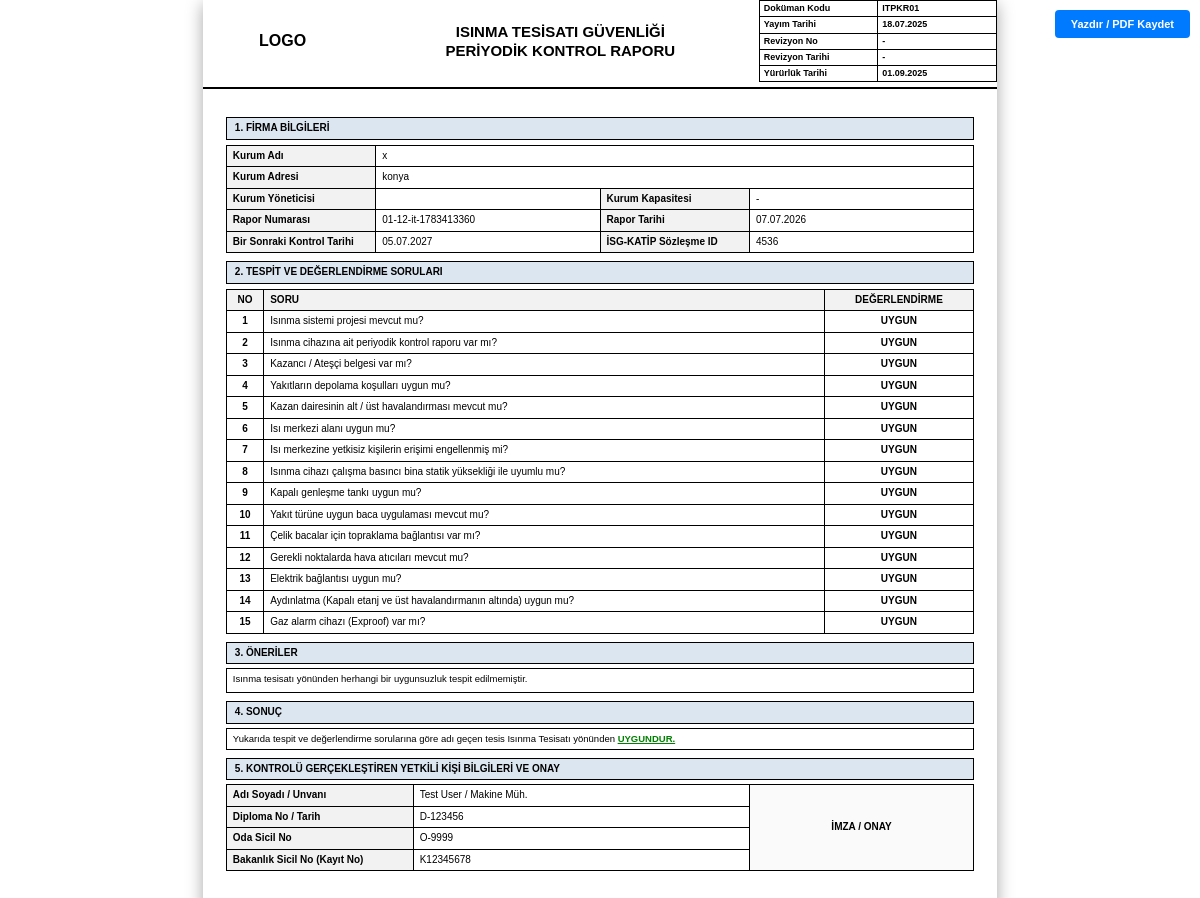
The app's page /pages/isinma_tesisat_yazdir.php?id=2 (signed in) with its own data.
### tables this page shows
CREATE TABLE `system_settings` (
  `id` int(11) NOT NULL AUTO_INCREMENT,
  `setting_key` varchar(100) NOT NULL,
  `setting_value` text DEFAULT NULL,
  `updated_at` timestamp NOT NULL DEFAULT current_timestamp() ON UPDATE current_timestamp(),
  PRIMARY KEY (`id`),
  UNIQUE KEY `setting_key` (`setting_key`)
);

CREATE TABLE `isinma_tesisat_reports` (
  `id` int(11) NOT NULL AUTO_INCREMENT,
  `kurum_id` int(11) NOT NULL,
  `report_no` varchar(100) NOT NULL,
  `report_date` date NOT NULL,
  `start_date` datetime DEFAULT NULL,
  `end_date` datetime DEFAULT NULL,
  `next_control_date` date DEFAULT NULL,
  `isg_katip_id` varchar(100) DEFAULT NULL,
  `firma_adi_eki` varchar(255) DEFAULT NULL,
  `control_reason` varchar(255) DEFAULT 'Periyodik Kontrol',
  `kurum_yoneticisi` varchar(255) DEFAULT NULL,
  `kurum_kapasitesi` int(11) DEFAULT NULL,
  `defects` text DEFAULT NULL,
  `notes` text DEFAULT NULL,
  `result` varchar(50) DEFAULT 'GÜVENLİDİR',
  `authorized_person_id` int(11) DEFAULT NULL,
  `inspection_results` longtext DEFAULT NULL CHECK (json_valid(`inspection_results`)),
  `created_at` timestamp NOT NULL DEFAULT current_timestamp(),
  PRIMARY KEY (`id`),
  UNIQUE KEY `report_no` (`report_no`),
  KEY `kurum_id` (`kurum_id`),
  KEY `authorized_person_id` (`authorized_person_id`),
  CONSTRAINT `isinma_tesisat_reports_ibfk_1` FOREIGN KEY (`kurum_id`) REFERENCES `institutions` (`id`) ON DELETE CASCADE,
  CONSTRAINT `isinma_tesisat_reports_ibfk_2` FOREIGN KEY (`authorized_person_id`) REFERENCES `authorized_persons` (`id`) ON DELETE SET NULL
);

CREATE TABLE `institutions` (
  `id` int(11) NOT NULL AUTO_INCREMENT,
  `user_id` int(11) NOT NULL,
  `firma_adi` varchar(255) NOT NULL,
  `adresi` text DEFAULT NULL,
  `sgk_sicil_no` varchar(50) DEFAULT NULL,
  `il_kodu` varchar(2) DEFAULT '01',
  `kurum_kodu` varchar(3) DEFAULT NULL,
  `isg_katip_id` varchar(100) DEFAULT NULL,
  `report_date` date DEFAULT NULL,
  `start_date` datetime DEFAULT NULL,
  `end_date` datetime DEFAULT NULL,
  `next_control_date` date DEFAULT NULL,
  `created_at` timestamp NOT NULL DEFAULT current_timestamp(),
  `contract_pdf` varchar(255) DEFAULT NULL,
  PRIMARY KEY (`id`),
  KEY `user_id` (`user_id`),
  CONSTRAINT `institutions_ibfk_1` FOREIGN KEY (`user_id`) REFERENCES `users` (`id`) ON DELETE CASCADE
);

CREATE TABLE `authorized_persons` (
  `id` int(11) NOT NULL AUTO_INCREMENT,
  `adi_soyadi` varchar(255) NOT NULL,
  `meslegi` varchar(255) DEFAULT NULL,
  `kayit_no` varchar(100) DEFAULT NULL,
  `created_at` timestamp NOT NULL DEFAULT current_timestamp(),
  `diploma_no` varchar(100) DEFAULT NULL,
  `oda_sicil_no` varchar(100) DEFAULT NULL,
  PRIMARY KEY (`id`)
);

### htdocs/includes/functions.php (called while the page is built, shortened)
<?php
function getSetting($pdo, $key, $default = '')
{
    try {
        $stmt = $pdo->prepare("SELECT setting_value FROM system_settings WHERE setting_key = ?");
        $stmt->execute([$key]);
        $val = $stmt->fetchColumn();
        return ($val !== false) ? $val : $default;
    } catch (PDOException $e) {
        return $default;
    }
}
?>

### htdocs/pages/isinma_tesisat_yazdir.php (the view, shortened to what this page needs)
<?php
require_once '../includes/db.php';
require_once '../includes/functions.php';
$id = isset($_GET['id']) ? cleanInput($_GET['id']) : null;
$stmt = $pdo->prepare("
    SELECT r.*,
           i.firma_adi, i.adresi, i.sgk_sicil_no, i.il_kodu, i.kurum_kodu,
           ap.adi_soyadi, ap.meslegi, ap.kayit_no, ap.diploma_no, ap.oda_sicil_no
    FROM isinma_tesisat_reports r
    JOIN institutions i ON r.kurum_id = i.id
    LEFT JOIN authorized_persons ap ON r.authorized_person_id = ap.id
    WHERE r.id = ?
");
$stmt->execute([$id]);
$data = $stmt->fetch();
$questions = [
    'q1' => 'Isınma sistemi projesi mevcut mu?',
    'q2' => 'Isınma cihazına ait periyodik kontrol raporu var mı?',
    'q3' => 'Kazancı / Ateşçi belgesi var mı?',
    'q4' => 'Yakıtların depolama koşulları uygun mu?',
    'q5' => 'Kazan dairesinin alt / üst havalandırması mevcut mu?',
    'q6' => 'Isı merkezi alanı uygun mu?',
    'q7' => 'Isı merkezine yetkisiz kişilerin erişimi engellenmiş mi?',
    'q8' => 'Isınma cihazı çalışma basıncı bina statik yüksekliği ile uyumlu mu?',
    'q9' => 'Kapalı genleşme tankı uygun mu?',
    'q10' => 'Yakıt türüne uygun baca uygulaması mevcut mu?',
    'q11' => 'Çelik bacalar için topraklama bağlantısı var mı?',
    'q12' => 'Gerekli noktalarda hava atıcıları mevcut mu?',
    'q13' => 'Elektrik bağlantısı uygun mu?',
    'q14' => 'Aydınlatma (Kapalı etanj ve üst havalandırmanın altında) uygun mu?',
    'q15' => 'Gaz alarm cihazı (Exproof) var mı?'
];
$inspection_results = [];
if (!empty($data['inspection_results'])) {
    $inspection_results = json_decode($data['inspection_results'], true);
}
function renderHeader()
{
    global $pdo;
    $logoText = getSetting($pdo, 'logo_text', 'LOGO');
    $logoHtml = htmlspecialchars($logoText);
    ?>
    <table style="border:none; margin: 0; padding: 0;">
        <tr style="border:none;">
            <td style="width: 20%; height: 60px; border:none; text-align:center; vertical-align:middle; padding: 0;">
                <div style="font-weight:bold; font-size:16px;"><?php echo $logoHtml; ?></div>
            </td>
            <td style="width: 50%; text-align: center; border:none; padding: 0; vertical-align:middle;">
                <h1 style="font-size: 15px; margin: 0; line-height: 1.3;">ISINMA TESİSATI GÜVENLİĞİ<br>PERİYODİK KONTROL RAPORU</h1>
            </td>
            <td style="width: 30%; border:none; padding: 0;">
                <table class="doc-info" style="border:1px solid black; width:100%; margin: 0;">
                    <tr>
                        <td style="border:1px solid black; width:50%; padding: 2px 4px; font-size: 9px;">Doküman Kodu</td>
                        <td style="border:1px solid black; padding: 2px 4px; font-size: 9px;">ITPKR01</td>
                    </tr>
                    <tr>
                        <td style="border:1px solid black; padding: 2px 4px; font-size: 9px;">Yayım Tarihi</td>
                        <td style="border:1px solid black; padding: 2px 4px; font-size: 9px;">18.07.2025</td>
                    </tr>
                    <tr>
                        <td style="border:1px solid black; padding: 2px 4px; font-size: 9px;">Revizyon No</td>
                        <td style="border:1px solid black; padding: 2px 4px; font-size: 9px;">-</td>
                    </tr>
                    <tr>
                        <td style="border:1px solid black; padding: 2px 4px; font-size: 9px;">Revizyon Tarihi</td>
                        <td style="border:1px solid black; padding: 2px 4px; font-size: 9px;">-</td>
                    </tr>
                    <tr>
                        <td style="border:1px solid black; padding: 2px 4px; font-size: 9px;">Yürürlük Tarihi</td>
                        <td style="border:1px solid black; padding: 2px 4px; font-size: 9px;">01.09.2025</td>
                    </tr>
                </table>
            </td>
        </tr>
    </table>
    <hr style="border: 1px solid black; margin-top:5px; margin-bottom:5px;">
    <?php
}
?>
<!DOCTYPE html>
<html lang="tr">
<head>
    <link rel="stylesheet" href="../assets/css/rapor.css">
</head>
<body>
    <div class="no-print">
        <button onclick="window.print()">
            <i class="fas fa-print"></i> Yazdır / PDF Kaydet
        </button>
    </div>
    <table class="main-report-table" style="border:none; margin:0 auto;">
        <thead>
            <tr>
                <th style="border:none; padding:0;">
                    <?php renderHeader(); ?>
                </th>
            </tr>
        </thead>
        <tbody>
            <tr>
                <td style="border:none; padding:0;">
                    <div class="page">
                        <div class="section-title-bg">1. FİRMA BİLGİLERİ</div>
                        <table>
                            <tr>
                                <td style="width: 20%;" class="header-bg">Kurum Adı</td>
                                <td colspan="3" style="width: 80%;"><?php
                                    $full_name = $data['firma_adi'] ?? '';
                                    echo htmlspecialchars($full_name);
                                ?></td>
                            </tr>
                            <tr>
                                <td class="header-bg">Kurum Adresi</td>
                                <td colspan="3"><?php echo htmlspecialchars($data['adresi'] ?? '-'); ?></td>
                            </tr>
                            <tr>
                                <td style="width: 20%;" class="header-bg">Kurum Yöneticisi</td>
                                <td style="width: 30%;"><?php echo htmlspecialchars($data['kurum_yoneticisi'] ?? '-'); ?></td>
                                <td style="width: 20%;" class="header-bg">Kurum Kapasitesi</td>
                                <td style="width: 30%;"><?php echo htmlspecialchars($data['kurum_kapasitesi'] ?? '-'); ?></td>
                            </tr>
                            <tr>
                                <td class="header-bg">Rapor Numarası</td>
                                <td><?php echo htmlspecialchars($data['report_no'] ?? '-'); ?></td>
                                <td class="header-bg">Rapor Tarihi</td>
                                <td><?php echo date('d.m.Y', strtotime($data['report_date'])); ?></td>
                            </tr>
                            <tr>
                                <td class="header-bg">Bir Sonraki Kontrol Tarihi</td>
                                <td><?php echo date('d.m.Y', strtotime($data['next_control_date'])); ?></td>
                                <td class="header-bg">İSG-KATİP Sözleşme ID</td>
                                <td><?php echo htmlspecialchars($data['isg_katip_id'] ?? '-'); ?></td>
                            </tr>
                        </table>
                        <div class="section-title-bg">2. TESPİT ve DEĞERLENDİRME SORULARI</div>
                        <table>
                            <thead>
                                <tr class="header-bg">
                                    <th style="width: 5%;" class="text-center">NO</th>
                                    <th style="width: 75%;">SORU</th>
                                    <th style="width: 20%;" class="text-center">DEĞERLENDİRME</th>
                                </tr>
                            </thead>
                            <tbody>
                                <?php
                                $idx = 1;
                                foreach ($questions as $key => $text):
                                    $val = $inspection_results[$key] ?? 'UYGUN';
                                ?>
                                    <tr>
                                        <td class="text-center fw-bold"><?php echo $idx++; ?></td>
                                        <td><?php echo htmlspecialchars($text); ?></td>
                                        <td class="text-center fw-bold"><?php echo htmlspecialchars($val); ?></td>
                                    </tr>
                                <?php endforeach; ?>
                            </tbody>
                        </table>
                        <div class="section-title-bg">3. ÖNERİLER</div>
                        <div class="result-box-compact bg-light-gray" style="min-height: 25px; padding: 4px 6px;">
                            <?php echo !empty($data['defects']) ? nl2br(htmlspecialchars($data['defects'])) : 'Isınma tesisatı yönünden herhangi bir uygunsuzluk tespit edilmemiştir.'; ?>
                        </div>
                        <div class="section-title-bg">4. SONUÇ</div>
                        <div class="result-box-compact" style="padding: 4px 6px;">
                            Yukarıda tespit ve değerlendirme sorularına göre adı geçen tesis Isınma Tesisatı yönünden
                            <?php if ($data['result'] == 'GÜVENLİDİR' || $data['result'] == 'UYGUNDUR'): ?>
                                <span class="result-badge safe">UYGUNDUR.</span>
                            <?php else: ?>
                                <span class="result-badge unsafe">UYGUN DEĞİLDİR.</span>
                            <?php endif; ?>
                        </div>
                        <div class="section-title-bg">5. KONTROLÜ GERÇEKLEŞTİREN YETKİLİ KİŞİ BİLGİLERİ VE ONAY</div>
                        <table style="width: 100%; border-collapse: collapse; margin-top: 4px;">
                            <tr>
                                <td class="header-bg fw-bold" style="width: 25%; border: 1px solid #000; padding: 4px 6px;">Adı Soyadı / Unvanı</td>
                                <td style="width: 45%; border: 1px solid #000; padding: 4px 6px;"><?php echo htmlspecialchars($data['adi_soyadi'] ?? '-'); ?> / <?php echo htmlspecialchars($data['meslegi'] ?? '-'); ?></td>
                                <td rowspan="4" style="width: 30%; vertical-align: middle; text-align: center; font-weight: bold; border: 1px solid #000; background-color: #fafafa; padding: 4px 6px;">İMZA / ONAY</td>
                            </tr>
                            <tr>
                                <td class="header-bg fw-bold" style="border: 1px solid #000; padding: 4px 6px;">Diploma No / Tarih</td>
                                <td style="border: 1px solid #000; padding: 4px 6px;"><?php echo htmlspecialchars($data['diploma_no'] ?? '-'); ?></td>
                            </tr>
                            <tr>
                                <td class="header-bg fw-bold" style="border: 1px solid #000; padding: 4px 6px;">Oda Sicil No</td>
                                <td style="border: 1px solid #000; padding: 4px 6px;"><?php echo htmlspecialchars($data['oda_sicil_no'] ?? '-'); ?></td>
                            </tr>
                            <tr>
                                <td class="header-bg fw-bold" style="border: 1px solid #000; padding: 4px 6px;">Bakanlık Sicil No (Kayıt No)</td>
                                <td style="border: 1px solid #000; padding: 4px 6px;"><?php echo htmlspecialchars($data['kayit_no'] ?? '-'); ?></td>
                            </tr>
                        </table>
                    </div>
                </td>
            </tr>
        </tbody>
    </table>
</body>
</html>

### htdocs/assets/css/rapor.css (style rules this page uses)
* { box-sizing: border-box; }
body { font-family: 'Arial', sans-serif; font-size: 10px; background-color: #c8c8c8; margin: 0; padding: 20px; }
h1 { font-size: 14px; text-align: center; margin: 0; line-height: 1.2; }
table { width: 100%; border-collapse: collapse; margin-bottom: 5px; margin-top: 5px; }
th, td { border: 1px solid #000; padding: 2px 4px; vertical-align: middle; }
.main-report-table { width: 210mm; margin: 0 auto; border-collapse: collapse; background: white; box-shadow: 0 4px 16px rgba(0, 0, 0, 0.35); }
.page { width: 100%; min-height: 277mm; padding: 4mm 6mm; position: relative; border-bottom: 4px solid #c8c8c8; }
.page:last-child { border-bottom: none; }

### htdocs/pages/isinma_tesisat_yazdir.php (style rules this page uses)
body { font-family: Arial, sans-serif; font-size: 10px; line-height: 1.25; color: #000; background-color: #fff; margin: 0; padding: 0; }
.no-print { position: fixed; top: 10px; right: 10px; z-index: 1000; }
.no-print button { padding: 8px 16px; background: #007bff; color: white; border: none; cursor: pointer; font-weight: bold; border-radius: 4px; font-size: 11px; }
.header-bg { background-color: #f2f2f2; font-weight: bold; }
.section-title-bg { background-color: #dce6f1; font-weight: bold; text-align: left; padding: 4px 8px; border: 1px solid black; margin-top: 8px; margin-bottom: 4px; font-size: 10px; text-transform: uppercase; }
table { width: 100%; border-collapse: collapse; margin-bottom: 6px; }
th, td { border: 1px solid #000; padding: 4px 6px; text-align: left; vertical-align: middle; }
.text-center { text-align: center; }
.fw-bold { font-weight: bold; }
.result-box-compact { border: 1px solid #000; padding: 6px 8px; margin-bottom: 6px; font-size: 9.5px; background-color: #fff; }
.result-badge { font-weight: bold; text-decoration: underline; }
.result-badge.safe { color: green; }

### records on screen
system_settings: setting_value "LOGO"
isinma_tesisat_reports: kurum.firma_adi "x", kurum.adresi "konya", kurum_kapasitesi "-", report_no "01-12-it-1783413360", report_date "07.07.2026", next_control_date "05.07.2027", isg_katip "4536", inspection_results "UYGUN", authorized_person.adi_soyadi "Test User", authorized_person.meslegi "Makine Müh.", authorized_person.diploma_no "D-123456", authorized_person.oda_sicil_no "O-9999", authorized_person.kayit_no "K12345678"

### other values on screen
$text "Isınma sistemi projesi mevcut mu?"
$text "Isınma cihazına ait periyodik kontrol raporu var mı?"
$text "Kazancı / Ateşçi belgesi var mı?"
$text "Yakıtların depolama koşulları uygun mu?"
$text "Kazan dairesinin alt / üst havalandırması mevcut mu?"
$text "Isı merkezi alanı uygun mu?"
$text "Isı merkezine yetkisiz kişilerin erişimi engellenmiş mi?"
$text "Isınma cihazı çalışma basıncı bina statik yüksekliği ile uyumlu mu?"
$text "Kapalı genleşme tankı uygun mu?"
$text "Yakıt türüne uygun baca uygulaması mevcut mu?"
$text "Çelik bacalar için topraklama bağlantısı var mı?"
$text "Gerekli noktalarda hava atıcıları mevcut mu?"
$text "Elektrik bağlantısı uygun mu?"
$text "Aydınlatma (Kapalı etanj ve üst havalandırmanın altında) uygun mu?"
$text "Gaz alarm cihazı (Exproof) var mı?"
